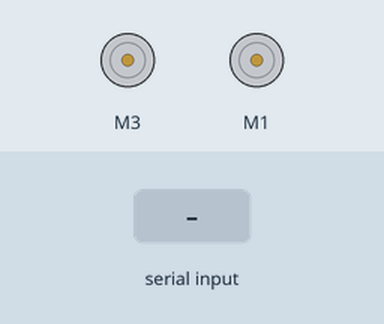
A sketch run on a simulated Arduino Uno, built with avr-gcc and run on an emulated ATmega328P. Parts: 2 × DC motor (green arrow = forward, orange = backward, longer = faster). The test bench sets the inputs (shaded band).

Above: at 1.2 s.
1.3 s: "0" received over Serial
At 1.9 s:
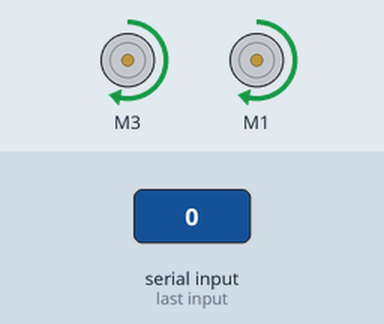
2.8 s: "1" received over Serial
At 4.0 s:
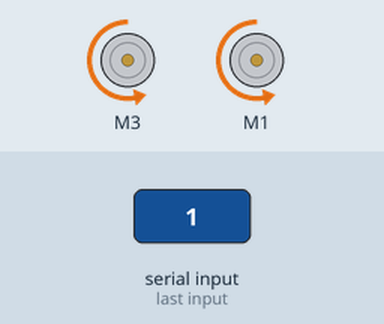
4.3 s: "2" received over Serial
At 5.4 s:
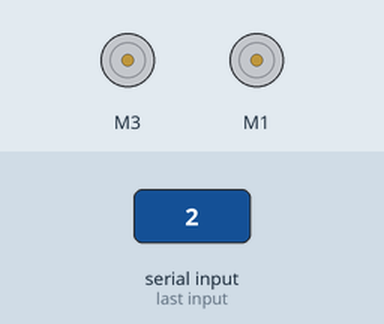
Timing chart, 0 to 7.3 s (numbered marks = the images above; inputs shaded):
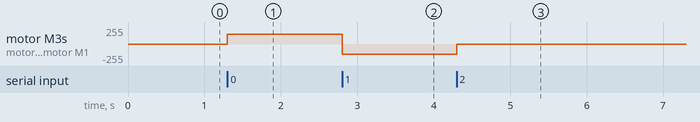

The sketch:

ArduinoClient.ino
```cpp
/* Arduino Client - v1.1 (Principles of Engineering)*/
/* Supports handshake process */
/* Upcoming changes: v1.2 - supports window.py serial protocol*/


/* General Libraries */
#include <Wire.h>
#include <Adafruit_MotorShield.h> // for access to the motor shield
#include "utility/Adafruit_MS_PWMServoDriver.h" // for interfacing with the motor

/* Motor and Shield Objects */
// Create the motor shield object with the default I2C address
Adafruit_MotorShield AFMS = Adafruit_MotorShield();

// Motor 3 -> right spindle
Adafruit_DCMotor *motorBaseR = AFMS.getMotor(3);
// Motor 1 -> left spindle
Adafruit_DCMotor *motorBaseL = AFMS.getMotor(1);

unsigned long previousTime = 0;  // initialize time check variable
unsigned long interval = 300; // 2 second response time for mechanization
int spd = 150;
char incomingBit = '2'; // default is 2, does nothing

void setup() {
  // Begin baud transmissions at 9600 bps
  Serial.begin(9600);
  // Begin I2C transmission at default frequency = 1.6 KHz
  AFMS.begin();
  }

// Generic functions for operations
void test_forward(Adafruit_DCMotor *motorBase) {

  // Assumes forward motion
  motorBase->run(FORWARD);
  //motorRight->run(FORWARD);

  // Implements speed settings into motors for execution
  motorBase->setSpeed(spd);
  //motorRight->setSpeed(spd);
}

void terminate(Adafruit_DCMotor *motorBase){
  // Releases motors
  motorBase->run(RELEASE);
  //motorRight->run(RELEASE);
}

void test_backward(Adafruit_DCMotor *motorBase) {

  // Assumes rear motion
  motorBase->run(BACKWARD);
  //motorRight->run(BACKWARD);

  // Implements speed settings into motors for execution
  motorBase->setSpeed(spd);
  //motorRight->setSpeed(spd);
}

void receiveSerial(){
  if (Serial.available() > 0){
    // reading incoming bit data
    incomingBit = Serial.read(); // reads as character
    /*if(Serial.read() == '2')
    {
      test_forward(motorBase);
      delay(100);
      test_backward(motorBase);
      delay(100);
    }*/
  }
}

/*void closeSequencetest(){
  Serial.println("Now closing");
  test_forward(motorBaseR); // ACW motion
  test_forward(motorBaseL); // CW motion
  delay(2000);
  terminate(motorBaseR);
  terminate(motorBaseL);
}

void openSequencetest(){
  Serial.println("Now opening");
  test_backward(motorBaseR); // CW
  test_backward(motorBaseL); // ACW motion
  delay(2000);
  terminate(motorBaseR);
  terminate(motorBaseL);
}*/

void loop() {
  // v1.3 : updated class
  receiveSerial();
  unsigned long currentTime = millis();

  // for testing
  /*openSequencetest();
  if(currentTime - previousTime >= interval)
  {
  closeSequencetest();
  }*/

  switch(incomingBit){
    case '0':
      // Close -> 0

      // Joins the two sub-mirrors
      //Serial.print("Opening");
      //Serial.println(" ");
      test_forward(motorBaseR);
      test_forward(motorBaseL);
      break;
    case '1':
      // Open -> 1
      // Separates the two sub-mirrors

      //Serial.print("Closing");
      //Serial.println(" ");
      test_backward(motorBaseR);
      test_backward(motorBaseL);
      break;
    default:
      // 2 is initialized @ beginning
      if(currentTime - previousTime >= interval)
      {
        previousTime = currentTime;
        terminate(motorBaseR);
        terminate(motorBaseL);
      }
      break;
  }
}
```

Measured:
- after the input at 1.3 s, motor M3, motor M1: stopped → forward 150/255 at once
- after the input at 2.8 s, motor M3, motor M1: forward 150/255 → backward 150/255 at once
- after the input at 4.3 s, motor M3, motor M1: backward 150/255 → stopped at once
